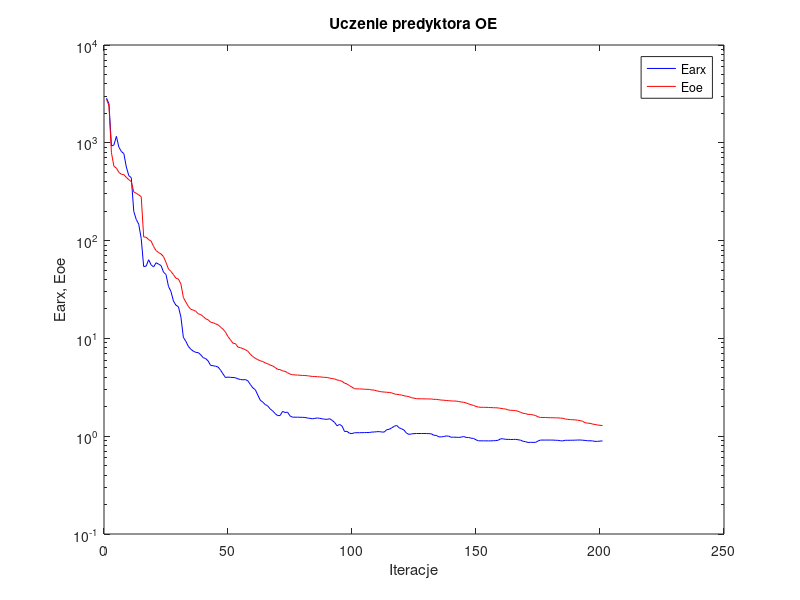
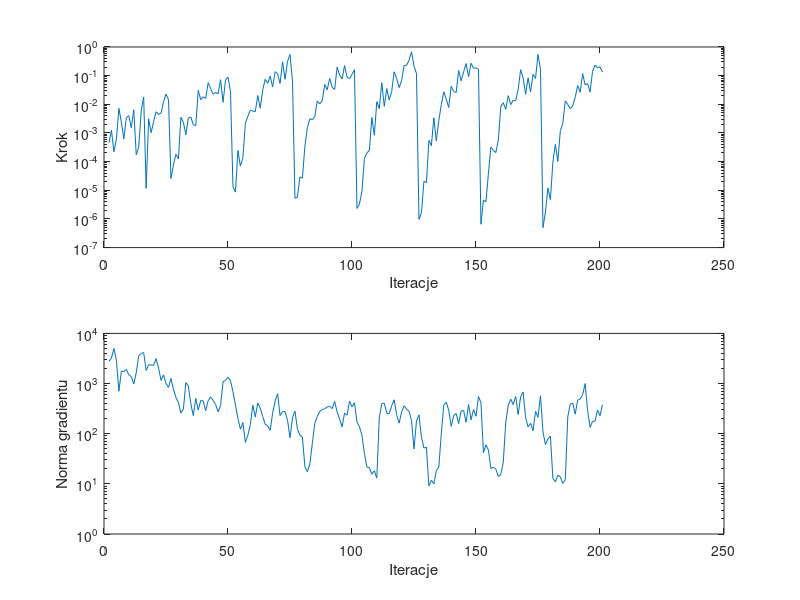

These charts were generated, in order, by the following MATLAB code:
%uczenie predyktora oe
clear all;
n=0; farx(n+1)=2.858623e+003; foe(n+1)=2.804973e+003; wspucz(n+1)=0.000000e+000; ng(n+1)=0.000000e+000;
%odnowa zmiennej metryki
n=1; farx(n+1)=2.514649e+003; foe(n+1)=2.391926e+003; krok(n+1)=4.576195e-004; ng(n+1)=2.785028e+003;
n=2; farx(n+1)=9.279235e+002; foe(n+1)=7.909775e+002; krok(n+1)=1.237443e-003; ng(n+1)=3.224913e+003;
n=3; farx(n+1)=9.506584e+002; foe(n+1)=5.746143e+002; krok(n+1)=2.215284e-004; ng(n+1)=5.008052e+003;
n=4; farx(n+1)=1.164937e+003; foe(n+1)=5.510977e+002; krok(n+1)=6.066958e-004; ng(n+1)=2.910460e+003;
n=5; farx(n+1)=9.019169e+002; foe(n+1)=4.984357e+002; krok(n+1)=7.251821e-003; ng(n+1)=7.046235e+002;
n=6; farx(n+1)=8.149849e+002; foe(n+1)=4.769585e+002; krok(n+1)=2.378319e-003; ng(n+1)=1.768627e+003;
n=7; farx(n+1)=7.762680e+002; foe(n+1)=4.730335e+002; krok(n+1)=6.126315e-004; ng(n+1)=1.728995e+003;
n=8; farx(n+1)=5.666013e+002; foe(n+1)=4.432792e+002; krok(n+1)=3.426502e-003; ng(n+1)=1.911483e+003;
n=9; farx(n+1)=4.613682e+002; foe(n+1)=4.197584e+002; krok(n+1)=4.004785e-003; ng(n+1)=1.493579e+003;
n=10; farx(n+1)=4.397433e+002; foe(n+1)=4.008937e+002; krok(n+1)=1.524981e-003; ng(n+1)=1.371046e+003;
n=11; farx(n+1)=1.988917e+002; foe(n+1)=3.150657e+002; krok(n+1)=6.438914e-003; ng(n+1)=9.788117e+002;
n=12; farx(n+1)=1.645222e+002; foe(n+1)=3.048279e+002; krok(n+1)=1.736749e-004; ng(n+1)=1.650199e+003;
n=13; farx(n+1)=1.471872e+002; foe(n+1)=2.931522e+002; krok(n+1)=3.232817e-004; ng(n+1)=3.577575e+003;
n=14; farx(n+1)=1.051309e+002; foe(n+1)=2.817389e+002; krok(n+1)=5.892055e-003; ng(n+1)=3.965226e+003;
n=15; farx(n+1)=5.419547e+001; foe(n+1)=1.089682e+002; krok(n+1)=1.798106e-002; ng(n+1)=4.152781e+003;
n=16; farx(n+1)=5.486736e+001; foe(n+1)=1.082299e+002; krok(n+1)=1.168144e-005; ng(n+1)=1.817865e+003;
n=17; farx(n+1)=6.374267e+001; foe(n+1)=1.022810e+002; krok(n+1)=3.128460e-003; ng(n+1)=2.374149e+003;
n=18; farx(n+1)=5.651297e+001; foe(n+1)=9.878578e+001; krok(n+1)=1.016331e-003; ng(n+1)=2.342133e+003;
n=19; farx(n+1)=5.376178e+001; foe(n+1)=8.694314e+001; krok(n+1)=2.476767e-003; ng(n+1)=2.298025e+003;
n=20; farx(n+1)=5.938933e+001; foe(n+1)=7.897002e+001; krok(n+1)=5.485375e-003; ng(n+1)=3.139877e+003;
n=21; farx(n+1)=5.744673e+001; foe(n+1)=7.546448e+001; krok(n+1)=4.437686e-003; ng(n+1)=2.037692e+003;
n=22; farx(n+1)=5.558015e+001; foe(n+1)=7.297303e+001; krok(n+1)=4.904166e-003; ng(n+1)=1.154468e+003;
n=23; farx(n+1)=4.757574e+001; foe(n+1)=6.861406e+001; krok(n+1)=1.223760e-002; ng(n+1)=1.492559e+003;
n=24; farx(n+1)=4.501136e+001; foe(n+1)=5.976240e+001; krok(n+1)=2.279678e-002; ng(n+1)=9.986173e+002;
n=25; farx(n+1)=3.403450e+001; foe(n+1)=5.120880e+001; krok(n+1)=1.483652e-002; ng(n+1)=8.398018e+002;
%odnowa zmiennej metryki
n=26; farx(n+1)=3.015558e+001; foe(n+1)=4.836773e+001; krok(n+1)=2.581106e-005; ng(n+1)=1.264247e+003;
n=27; farx(n+1)=2.411969e+001; foe(n+1)=4.492667e+001; krok(n+1)=7.619426e-005; ng(n+1)=7.677345e+002;
n=28; farx(n+1)=2.185622e+001; foe(n+1)=4.128391e+001; krok(n+1)=1.827741e-004; ng(n+1)=5.260853e+002;
n=29; farx(n+1)=2.109802e+001; foe(n+1)=4.046103e+001; krok(n+1)=1.247165e-004; ng(n+1)=4.217370e+002;
n=30; farx(n+1)=1.661703e+001; foe(n+1)=3.607859e+001; krok(n+1)=3.514634e-003; ng(n+1)=2.576523e+002;
n=31; farx(n+1)=1.025006e+001; foe(n+1)=2.623275e+001; krok(n+1)=2.383354e-003; ng(n+1)=3.087403e+002;
n=32; farx(n+1)=9.334006e+000; foe(n+1)=2.348731e+001; krok(n+1)=8.713055e-004; ng(n+1)=1.041076e+003;
n=33; farx(n+1)=8.303670e+000; foe(n+1)=2.125032e+001; krok(n+1)=3.303815e-003; ng(n+1)=8.986664e+002;
n=34; farx(n+1)=7.743538e+000; foe(n+1)=1.983055e+001; krok(n+1)=3.621201e-003; ng(n+1)=3.948620e+002;
n=35; farx(n+1)=7.406639e+000; foe(n+1)=1.945772e+001; krok(n+1)=1.928186e-003; ng(n+1)=2.296324e+002;
n=36; farx(n+1)=7.202016e+000; foe(n+1)=1.897595e+001; krok(n+1)=1.786250e-003; ng(n+1)=5.040952e+002;
n=37; farx(n+1)=7.156674e+000; foe(n+1)=1.785736e+001; krok(n+1)=3.072094e-002; ng(n+1)=2.961258e+002;
n=38; farx(n+1)=6.796487e+000; foe(n+1)=1.751678e+001; krok(n+1)=1.450364e-002; ng(n+1)=4.591832e+002;
n=39; farx(n+1)=6.350499e+000; foe(n+1)=1.675785e+001; krok(n+1)=1.825465e-002; ng(n+1)=4.510224e+002;
n=40; farx(n+1)=6.218744e+000; foe(n+1)=1.587813e+001; krok(n+1)=1.614645e-002; ng(n+1)=2.875608e+002;
n=41; farx(n+1)=5.877570e+000; foe(n+1)=1.547369e+001; krok(n+1)=5.671128e-002; ng(n+1)=4.546049e+002;
n=42; farx(n+1)=5.286936e+000; foe(n+1)=1.465725e+001; krok(n+1)=3.542231e-002; ng(n+1)=5.430092e+002;
n=43; farx(n+1)=5.254839e+000; foe(n+1)=1.446069e+001; krok(n+1)=2.254527e-002; ng(n+1)=4.609989e+002;
n=44; farx(n+1)=5.196077e+000; foe(n+1)=1.407708e+001; krok(n+1)=2.602503e-002; ng(n+1)=3.819767e+002;
n=45; farx(n+1)=5.095538e+000; foe(n+1)=1.377401e+001; krok(n+1)=2.327615e-002; ng(n+1)=2.731504e+002;
n=46; farx(n+1)=4.731281e+000; foe(n+1)=1.302462e+001; krok(n+1)=7.233428e-002; ng(n+1)=3.628739e+002;
n=47; farx(n+1)=4.324506e+000; foe(n+1)=1.242145e+001; krok(n+1)=1.171709e-002; ng(n+1)=1.082340e+003;
n=48; farx(n+1)=3.979681e+000; foe(n+1)=1.157471e+001; krok(n+1)=7.053511e-002; ng(n+1)=1.159485e+003;
n=49; farx(n+1)=4.023222e+000; foe(n+1)=1.042760e+001; krok(n+1)=8.973318e-002; ng(n+1)=1.329340e+003;
n=50; farx(n+1)=3.997388e+000; foe(n+1)=9.668194e+000; krok(n+1)=2.788178e-002; ng(n+1)=1.137484e+003;
%odnowa zmiennej metryki
n=51; farx(n+1)=3.980224e+000; foe(n+1)=8.924850e+000; krok(n+1)=1.338683e-005; ng(n+1)=6.868297e+002;
n=52; farx(n+1)=3.961020e+000; foe(n+1)=8.842826e+000; krok(n+1)=8.632369e-006; ng(n+1)=3.757691e+002;
n=53; farx(n+1)=3.857423e+000; foe(n+1)=8.147947e+000; krok(n+1)=2.431917e-004; ng(n+1)=2.002667e+002;
n=54; farx(n+1)=3.803078e+000; foe(n+1)=8.045590e+000; krok(n+1)=6.975159e-005; ng(n+1)=1.232589e+002;
n=55; farx(n+1)=3.771085e+000; foe(n+1)=7.851213e+000; krok(n+1)=1.351337e-004; ng(n+1)=1.668118e+002;
n=56; farx(n+1)=3.795941e+000; foe(n+1)=7.667719e+000; krok(n+1)=2.186130e-003; ng(n+1)=6.701848e+001;
n=57; farx(n+1)=3.686699e+000; foe(n+1)=7.392555e+000; krok(n+1)=3.858127e-003; ng(n+1)=9.335389e+001;
n=58; farx(n+1)=3.381936e+000; foe(n+1)=6.892615e+000; krok(n+1)=6.193383e-003; ng(n+1)=1.513145e+002;
n=59; farx(n+1)=3.122613e+000; foe(n+1)=6.527740e+000; krok(n+1)=5.829556e-003; ng(n+1)=3.689777e+002;
n=60; farx(n+1)=2.991766e+000; foe(n+1)=6.261645e+000; krok(n+1)=5.548179e-003; ng(n+1)=2.149333e+002;
n=61; farx(n+1)=2.639990e+000; foe(n+1)=6.062220e+000; krok(n+1)=2.024365e-002; ng(n+1)=4.088258e+002;
n=62; farx(n+1)=2.338891e+000; foe(n+1)=5.914251e+000; krok(n+1)=7.321912e-003; ng(n+1)=3.248613e+002;
n=63; farx(n+1)=2.233107e+000; foe(n+1)=5.801528e+000; krok(n+1)=3.172883e-002; ng(n+1)=2.201925e+002;
n=64; farx(n+1)=2.108366e+000; foe(n+1)=5.626031e+000; krok(n+1)=7.475647e-002; ng(n+1)=1.540997e+002;
n=65; farx(n+1)=2.041569e+000; foe(n+1)=5.500937e+000; krok(n+1)=5.381807e-002; ng(n+1)=1.421188e+002;
n=66; farx(n+1)=1.900638e+000; foe(n+1)=5.343225e+000; krok(n+1)=9.599621e-002; ng(n+1)=1.164620e+002;
n=67; farx(n+1)=1.814349e+000; foe(n+1)=5.233978e+000; krok(n+1)=4.030924e-002; ng(n+1)=2.581001e+002;
n=68; farx(n+1)=1.705191e+000; foe(n+1)=5.037526e+000; krok(n+1)=1.372911e-001; ng(n+1)=4.471297e+002;
n=69; farx(n+1)=1.624112e+000; foe(n+1)=4.829947e+000; krok(n+1)=1.171506e-001; ng(n+1)=6.295929e+002;
n=70; farx(n+1)=1.626206e+000; foe(n+1)=4.793448e+000; krok(n+1)=5.381807e-002; ng(n+1)=2.292167e+002;
n=71; farx(n+1)=1.793701e+000; foe(n+1)=4.660143e+000; krok(n+1)=3.025518e-001; ng(n+1)=2.766679e+002;
n=72; farx(n+1)=1.747715e+000; foe(n+1)=4.600927e+000; krok(n+1)=7.502825e-002; ng(n+1)=2.744432e+002;
n=73; farx(n+1)=1.760790e+000; foe(n+1)=4.464867e+000; krok(n+1)=3.143779e-001; ng(n+1)=1.866130e+002;
n=74; farx(n+1)=1.611733e+000; foe(n+1)=4.316770e+000; krok(n+1)=5.461275e-001; ng(n+1)=8.306857e+001;
n=75; farx(n+1)=1.565165e+000; foe(n+1)=4.259278e+000; krok(n+1)=6.601690e-002; ng(n+1)=2.072073e+002;
%odnowa zmiennej metryki
n=76; farx(n+1)=1.565641e+000; foe(n+1)=4.229642e+000; krok(n+1)=5.261888e-006; ng(n+1)=2.819900e+002;
n=77; farx(n+1)=1.565187e+000; foe(n+1)=4.220867e+000; krok(n+1)=5.772899e-006; ng(n+1)=1.233941e+002;
n=78; farx(n+1)=1.560291e+000; foe(n+1)=4.198642e+000; krok(n+1)=2.952483e-005; ng(n+1)=9.311040e+001;
n=79; farx(n+1)=1.559436e+000; foe(n+1)=4.183686e+000; krok(n+1)=2.657240e-005; ng(n+1)=8.585957e+001;
n=80; farx(n+1)=1.554240e+000; foe(n+1)=4.173858e+000; krok(n+1)=3.383827e-004; ng(n+1)=2.196422e+001;
n=81; farx(n+1)=1.535897e+000; foe(n+1)=4.152379e+000; krok(n+1)=1.525147e-003; ng(n+1)=1.742341e+001;
n=82; farx(n+1)=1.523261e+000; foe(n+1)=4.115856e+000; krok(n+1)=3.140700e-003; ng(n+1)=2.480541e+001;
n=83; farx(n+1)=1.506813e+000; foe(n+1)=4.084942e+000; krok(n+1)=2.909519e-003; ng(n+1)=6.429292e+001;
n=84; farx(n+1)=1.521903e+000; foe(n+1)=4.073605e+000; krok(n+1)=3.792794e-003; ng(n+1)=1.612103e+002;
n=85; farx(n+1)=1.535994e+000; foe(n+1)=4.056707e+000; krok(n+1)=1.302239e-002; ng(n+1)=2.201989e+002;
n=86; farx(n+1)=1.522482e+000; foe(n+1)=4.042665e+000; krok(n+1)=1.027811e-002; ng(n+1)=2.791274e+002;
n=87; farx(n+1)=1.506572e+000; foe(n+1)=4.015445e+000; krok(n+1)=1.333847e-002; ng(n+1)=3.047193e+002;
n=88; farx(n+1)=1.491686e+000; foe(n+1)=3.998491e+000; krok(n+1)=4.904612e-002; ng(n+1)=3.116968e+002;
n=89; farx(n+1)=1.487362e+000; foe(n+1)=3.981467e+000; krok(n+1)=3.209254e-002; ng(n+1)=3.420565e+002;
n=90; farx(n+1)=1.508383e+000; foe(n+1)=3.924985e+000; krok(n+1)=8.000730e-002; ng(n+1)=3.536110e+002;
n=91; farx(n+1)=1.451634e+000; foe(n+1)=3.882323e+000; krok(n+1)=3.904156e-002; ng(n+1)=3.163229e+002;
n=92; farx(n+1)=1.380444e+000; foe(n+1)=3.850442e+000; krok(n+1)=3.300845e-002; ng(n+1)=4.405590e+002;
n=93; farx(n+1)=1.275496e+000; foe(n+1)=3.757737e+000; krok(n+1)=1.981558e-001; ng(n+1)=2.721433e+002;
n=94; farx(n+1)=1.322399e+000; foe(n+1)=3.710373e+000; krok(n+1)=1.057221e-001; ng(n+1)=1.958432e+002;
n=95; farx(n+1)=1.268358e+000; foe(n+1)=3.641908e+000; krok(n+1)=7.602301e-002; ng(n+1)=1.367861e+002;
n=96; farx(n+1)=1.117198e+000; foe(n+1)=3.483342e+000; krok(n+1)=2.250273e-001; ng(n+1)=2.587274e+002;
n=97; farx(n+1)=1.120112e+000; foe(n+1)=3.416255e+000; krok(n+1)=8.877087e-002; ng(n+1)=2.345637e+002;
n=98; farx(n+1)=1.071680e+000; foe(n+1)=3.286014e+000; krok(n+1)=7.866273e-002; ng(n+1)=4.492885e+002;
n=99; farx(n+1)=1.064315e+000; foe(n+1)=3.172802e+000; krok(n+1)=1.112197e-001; ng(n+1)=3.428421e+002;
n=100; farx(n+1)=1.084659e+000; foe(n+1)=3.056488e+000; krok(n+1)=1.611570e-001; ng(n+1)=4.143845e+002;
%odnowa zmiennej metryki
n=101; farx(n+1)=1.085458e+000; foe(n+1)=3.048733e+000; krok(n+1)=2.327494e-006; ng(n+1)=1.712535e+002;
n=102; farx(n+1)=1.085878e+000; foe(n+1)=3.044373e+000; krok(n+1)=3.332727e-006; ng(n+1)=1.385151e+002;
n=103; farx(n+1)=1.087424e+000; foe(n+1)=3.038324e+000; krok(n+1)=9.049168e-006; ng(n+1)=9.323163e+001;
n=104; farx(n+1)=1.087891e+000; foe(n+1)=3.020709e+000; krok(n+1)=1.278270e-004; ng(n+1)=4.099592e+001;
n=105; farx(n+1)=1.090106e+000; foe(n+1)=3.014188e+000; krok(n+1)=1.997041e-004; ng(n+1)=2.157386e+001;
n=106; farx(n+1)=1.091119e+000; foe(n+1)=3.008677e+000; krok(n+1)=2.456241e-004; ng(n+1)=2.115118e+001;
n=107; farx(n+1)=1.102490e+000; foe(n+1)=2.968958e+000; krok(n+1)=3.473809e-003; ng(n+1)=1.566327e+001;
n=108; farx(n+1)=1.104571e+000; foe(n+1)=2.960813e+000; krok(n+1)=8.336543e-004; ng(n+1)=1.816934e+001;
n=109; farx(n+1)=1.111660e+000; foe(n+1)=2.904429e+000; krok(n+1)=1.238474e-002; ng(n+1)=1.303772e+001;
n=110; farx(n+1)=1.114728e+000; foe(n+1)=2.874498e+000; krok(n+1)=7.137194e-003; ng(n+1)=2.043052e+002;
n=111; farx(n+1)=1.103418e+000; foe(n+1)=2.840679e+000; krok(n+1)=5.715876e-002; ng(n+1)=3.984888e+002;
n=112; farx(n+1)=1.102643e+000; foe(n+1)=2.830083e+000; krok(n+1)=8.516524e-003; ng(n+1)=4.085686e+002;
n=113; farx(n+1)=1.166260e+000; foe(n+1)=2.810759e+000; krok(n+1)=3.542231e-002; ng(n+1)=2.576843e+002;
n=114; farx(n+1)=1.176167e+000; foe(n+1)=2.803563e+000; krok(n+1)=1.417782e-002; ng(n+1)=2.487224e+002;
n=115; farx(n+1)=1.216482e+000; foe(n+1)=2.775233e+000; krok(n+1)=2.780135e-002; ng(n+1)=3.593806e+002;
n=116; farx(n+1)=1.261940e+000; foe(n+1)=2.707591e+000; krok(n+1)=1.362644e-001; ng(n+1)=4.745092e+002;
n=117; farx(n+1)=1.290164e+000; foe(n+1)=2.679319e+000; krok(n+1)=8.005809e-002; ng(n+1)=2.380985e+002;
n=118; farx(n+1)=1.218527e+000; foe(n+1)=2.658296e+000; krok(n+1)=3.822127e-002; ng(n+1)=1.620896e+002;
n=119; farx(n+1)=1.191309e+000; foe(n+1)=2.632887e+000; krok(n+1)=6.601690e-002; ng(n+1)=2.697566e+002;
n=120; farx(n+1)=1.152865e+000; foe(n+1)=2.590872e+000; krok(n+1)=2.268451e-001; ng(n+1)=3.593743e+002;
n=121; farx(n+1)=1.071399e+000; foe(n+1)=2.563219e+000; krok(n+1)=2.283902e-001; ng(n+1)=3.117205e+002;
n=122; farx(n+1)=1.043750e+000; foe(n+1)=2.535412e+000; krok(n+1)=3.444314e-001; ng(n+1)=2.808833e+002;
n=123; farx(n+1)=1.055316e+000; foe(n+1)=2.474099e+000; krok(n+1)=6.855549e-001; ng(n+1)=1.816834e+002;
n=124; farx(n+1)=1.062446e+000; foe(n+1)=2.451417e+000; krok(n+1)=2.162376e-001; ng(n+1)=4.967063e+001;
n=125; farx(n+1)=1.065623e+000; foe(n+1)=2.418793e+000; krok(n+1)=1.190847e-001; ng(n+1)=1.785924e+002;
%odnowa zmiennej metryki
n=126; farx(n+1)=1.065504e+000; foe(n+1)=2.413827e+000; krok(n+1)=9.623223e-007; ng(n+1)=2.364364e+002;
n=127; farx(n+1)=1.065692e+000; foe(n+1)=2.412882e+000; krok(n+1)=1.630576e-006; ng(n+1)=8.593352e+001;
n=128; farx(n+1)=1.065956e+000; foe(n+1)=2.409129e+000; krok(n+1)=2.057960e-005; ng(n+1)=5.160373e+001;
n=129; farx(n+1)=1.064617e+000; foe(n+1)=2.405970e+000; krok(n+1)=1.843074e-005; ng(n+1)=5.387284e+001;
n=130; farx(n+1)=1.062095e+000; foe(n+1)=2.403773e+000; krok(n+1)=5.469456e-004; ng(n+1)=9.062871e+000;
n=131; farx(n+1)=1.057541e+000; foe(n+1)=2.400934e+000; krok(n+1)=3.604935e-004; ng(n+1)=1.189390e+001;
n=132; farx(n+1)=1.022274e+000; foe(n+1)=2.382169e+000; krok(n+1)=3.373181e-003; ng(n+1)=9.959480e+000;
n=133; farx(n+1)=1.019422e+000; foe(n+1)=2.380335e+000; krok(n+1)=5.324041e-004; ng(n+1)=1.836510e+001;
n=134; farx(n+1)=9.851197e-001; foe(n+1)=2.361110e+000; krok(n+1)=2.690870e-003; ng(n+1)=2.158957e+001;
n=135; farx(n+1)=9.837853e-001; foe(n+1)=2.340692e+000; krok(n+1)=9.732535e-003; ng(n+1)=9.911066e+001;
n=136; farx(n+1)=9.931776e-001; foe(n+1)=2.333735e+000; krok(n+1)=2.721013e-002; ng(n+1)=3.717746e+002;
n=137; farx(n+1)=1.005415e+000; foe(n+1)=2.317663e+000; krok(n+1)=1.506324e-002; ng(n+1)=4.246909e+002;
n=138; farx(n+1)=1.001759e+000; foe(n+1)=2.308064e+000; krok(n+1)=7.716255e-003; ng(n+1)=2.930554e+002;
n=139; farx(n+1)=9.746165e-001; foe(n+1)=2.294166e+000; krok(n+1)=4.284718e-002; ng(n+1)=1.395314e+002;
n=140; farx(n+1)=9.779971e-001; foe(n+1)=2.290881e+000; krok(n+1)=2.847182e-002; ng(n+1)=2.299784e+002;
n=141; farx(n+1)=9.761844e-001; foe(n+1)=2.285082e+000; krok(n+1)=2.571418e-002; ng(n+1)=2.525342e+002;
n=142; farx(n+1)=9.715843e-001; foe(n+1)=2.265380e+000; krok(n+1)=1.504830e-001; ng(n+1)=1.590865e+002;
n=143; farx(n+1)=9.777799e-001; foe(n+1)=2.237721e+000; krok(n+1)=6.601690e-002; ng(n+1)=2.835213e+002;
n=144; farx(n+1)=9.926770e-001; foe(n+1)=2.225441e+000; krok(n+1)=1.350958e-001; ng(n+1)=2.908272e+002;
n=145; farx(n+1)=9.722514e-001; foe(n+1)=2.189767e+000; krok(n+1)=2.635881e-001; ng(n+1)=1.690569e+002;
n=146; farx(n+1)=9.702048e-001; foe(n+1)=2.140504e+000; krok(n+1)=9.091272e-002; ng(n+1)=3.817481e+002;
n=147; farx(n+1)=9.548782e-001; foe(n+1)=2.096570e+000; krok(n+1)=2.701916e-001; ng(n+1)=1.890550e+002;
n=148; farx(n+1)=9.491445e-001; foe(n+1)=2.063497e+000; krok(n+1)=1.800875e-001; ng(n+1)=3.039043e+002;
n=149; farx(n+1)=9.187730e-001; foe(n+1)=2.017101e+000; krok(n+1)=1.872762e-001; ng(n+1)=2.227787e+002;
n=150; farx(n+1)=8.973212e-001; foe(n+1)=1.985197e+000; krok(n+1)=1.664220e-001; ng(n+1)=5.478192e+002;
%odnowa zmiennej metryki
n=151; farx(n+1)=8.967980e-001; foe(n+1)=1.974513e+000; krok(n+1)=6.525496e-007; ng(n+1)=4.170869e+002;
n=152; farx(n+1)=8.966490e-001; foe(n+1)=1.974066e+000; krok(n+1)=4.554994e-006; ng(n+1)=4.192189e+001;
n=153; farx(n+1)=8.962713e-001; foe(n+1)=1.973232e+000; krok(n+1)=3.943370e-006; ng(n+1)=5.958826e+001;
n=154; farx(n+1)=8.957964e-001; foe(n+1)=1.968527e+000; krok(n+1)=3.773938e-005; ng(n+1)=4.730960e+001;
n=155; farx(n+1)=8.963077e-001; foe(n+1)=1.961829e+000; krok(n+1)=3.229906e-004; ng(n+1)=2.032446e+001;
n=156; farx(n+1)=8.990793e-001; foe(n+1)=1.955600e+000; krok(n+1)=2.478815e-004; ng(n+1)=2.140839e+001;
n=157; farx(n+1)=9.019199e-001; foe(n+1)=1.952439e+000; krok(n+1)=2.064885e-004; ng(n+1)=1.970365e+001;
n=158; farx(n+1)=9.103723e-001; foe(n+1)=1.944589e+000; krok(n+1)=5.651115e-004; ng(n+1)=1.392787e+001;
n=159; farx(n+1)=9.423969e-001; foe(n+1)=1.925462e+000; krok(n+1)=8.323975e-003; ng(n+1)=1.544820e+001;
n=160; farx(n+1)=9.390041e-001; foe(n+1)=1.907614e+000; krok(n+1)=1.142218e-002; ng(n+1)=2.722174e+001;
n=161; farx(n+1)=9.284676e-001; foe(n+1)=1.894397e+000; krok(n+1)=6.669234e-003; ng(n+1)=1.706954e+002;
n=162; farx(n+1)=9.284344e-001; foe(n+1)=1.855700e+000; krok(n+1)=2.001452e-002; ng(n+1)=3.640378e+002;
n=163; farx(n+1)=9.242336e-001; foe(n+1)=1.840462e+000; krok(n+1)=9.760389e-003; ng(n+1)=4.881951e+002;
n=164; farx(n+1)=9.274320e-001; foe(n+1)=1.835316e+000; krok(n+1)=1.376948e-002; ng(n+1)=3.804793e+002;
n=165; farx(n+1)=9.278012e-001; foe(n+1)=1.824135e+000; krok(n+1)=1.333847e-002; ng(n+1)=5.533084e+002;
n=166; farx(n+1)=9.201652e-001; foe(n+1)=1.797139e+000; krok(n+1)=3.370660e-002; ng(n+1)=2.408294e+002;
n=167; farx(n+1)=9.101053e-001; foe(n+1)=1.753409e+000; krok(n+1)=1.619492e-001; ng(n+1)=5.454270e+002;
n=168; farx(n+1)=8.869818e-001; foe(n+1)=1.715394e+000; krok(n+1)=8.472165e-002; ng(n+1)=6.746957e+002;
n=169; farx(n+1)=8.782081e-001; foe(n+1)=1.700796e+000; krok(n+1)=2.223039e-002; ng(n+1)=2.075862e+002;
n=170; farx(n+1)=8.635285e-001; foe(n+1)=1.671301e+000; krok(n+1)=8.373214e-002; ng(n+1)=1.361437e+002;
n=171; farx(n+1)=8.651287e-001; foe(n+1)=1.667548e+000; krok(n+1)=2.705929e-002; ng(n+1)=1.614798e+002;
n=172; farx(n+1)=8.653460e-001; foe(n+1)=1.651701e+000; krok(n+1)=1.115271e-001; ng(n+1)=1.145608e+002;
n=173; farx(n+1)=8.645031e-001; foe(n+1)=1.628050e+000; krok(n+1)=8.035313e-002; ng(n+1)=2.783411e+002;
n=174; farx(n+1)=8.926041e-001; foe(n+1)=1.577765e+000; krok(n+1)=5.525859e-001; ng(n+1)=2.121375e+002;
n=175; farx(n+1)=9.129256e-001; foe(n+1)=1.554686e+000; krok(n+1)=1.677703e-001; ng(n+1)=5.696553e+002;
%odnowa zmiennej metryki
n=176; farx(n+1)=9.129249e-001; foe(n+1)=1.554166e+000; krok(n+1)=4.962554e-007; ng(n+1)=1.094143e+002;
n=177; farx(n+1)=9.129707e-001; foe(n+1)=1.553825e+000; krok(n+1)=1.750003e-006; ng(n+1)=6.049952e+001;
n=178; farx(n+1)=9.133036e-001; foe(n+1)=1.548556e+000; krok(n+1)=1.197415e-005; ng(n+1)=7.818576e+001;
n=179; farx(n+1)=9.131439e-001; foe(n+1)=1.545583e+000; krok(n+1)=4.752353e-006; ng(n+1)=8.968758e+001;
n=180; farx(n+1)=9.129162e-001; foe(n+1)=1.544603e+000; krok(n+1)=9.579321e-005; ng(n+1)=1.294953e+001;
n=181; farx(n+1)=9.088987e-001; foe(n+1)=1.540693e+000; krok(n+1)=4.012417e-004; ng(n+1)=1.089840e+001;
n=182; farx(n+1)=9.076407e-001; foe(n+1)=1.539485e+000; krok(n+1)=1.011842e-004; ng(n+1)=1.490105e+001;
n=183; farx(n+1)=8.987174e-001; foe(n+1)=1.531048e+000; krok(n+1)=1.201509e-003; ng(n+1)=1.373129e+001;
n=184; farx(n+1)=8.960910e-001; foe(n+1)=1.525955e+000; krok(n+1)=2.161992e-003; ng(n+1)=1.024510e+001;
n=185; farx(n+1)=9.086561e-001; foe(n+1)=1.498063e+000; krok(n+1)=1.321526e-002; ng(n+1)=1.199145e+001;
n=186; farx(n+1)=9.078215e-001; foe(n+1)=1.487652e+000; krok(n+1)=9.832841e-003; ng(n+1)=2.162029e+002;
n=187; farx(n+1)=9.092908e-001; foe(n+1)=1.477908e+000; krok(n+1)=7.032104e-003; ng(n+1)=3.902717e+002;
n=188; farx(n+1)=9.094021e-001; foe(n+1)=1.475184e+000; krok(n+1)=8.799720e-003; ng(n+1)=4.038574e+002;
n=189; farx(n+1)=9.115386e-001; foe(n+1)=1.467998e+000; krok(n+1)=1.779884e-002; ng(n+1)=2.454625e+002;
n=190; farx(n+1)=9.135675e-001; foe(n+1)=1.457968e+000; krok(n+1)=4.502187e-002; ng(n+1)=4.662997e+002;
n=191; farx(n+1)=9.148216e-001; foe(n+1)=1.444358e+000; krok(n+1)=2.633285e-002; ng(n+1)=4.928812e+002;
n=192; farx(n+1)=9.101755e-001; foe(n+1)=1.421209e+000; krok(n+1)=1.171506e-001; ng(n+1)=5.970694e+002;
n=193; farx(n+1)=9.051069e-001; foe(n+1)=1.373153e+000; krok(n+1)=4.774286e-002; ng(n+1)=9.976566e+002;
n=194; farx(n+1)=8.986119e-001; foe(n+1)=1.360322e+000; krok(n+1)=5.286105e-002; ng(n+1)=2.921364e+002;
n=195; farx(n+1)=8.982975e-001; foe(n+1)=1.353277e+000; krok(n+1)=2.667694e-002; ng(n+1)=1.336241e+002;
n=196; farx(n+1)=8.954216e-001; foe(n+1)=1.331300e+000; krok(n+1)=1.431809e-001; ng(n+1)=1.764998e+002;
n=197; farx(n+1)=8.851591e-001; foe(n+1)=1.316635e+000; krok(n+1)=2.317569e-001; ng(n+1)=1.776679e+002;
n=198; farx(n+1)=8.859973e-001; foe(n+1)=1.302586e+000; krok(n+1)=1.919924e-001; ng(n+1)=2.964275e+002;
n=199; farx(n+1)=8.910850e-001; foe(n+1)=1.292324e+000; krok(n+1)=2.022243e-001; ng(n+1)=2.284689e+002;
n=200; farx(n+1)=8.955802e-001; foe(n+1)=1.283821e+000; krok(n+1)=1.328156e-001; ng(n+1)=3.777389e+002;

figure; semilogy(farx,'b'); hold on; semilogy(foe,'r'); xlabel('Iteracje'); ylabel('Earx, Eoe'); legend('Earx','Eoe'); title('Uczenie predyktora OE');
figure; subplot(2,1,1); semilogy(krok); xlabel('Iteracje'); ylabel('Krok');
subplot(2,1,2); semilogy(ng); xlabel('Iteracje'); ylabel('Norma gradientu');
Earx=farx(n+1)
Eoe=foe(n+1)
